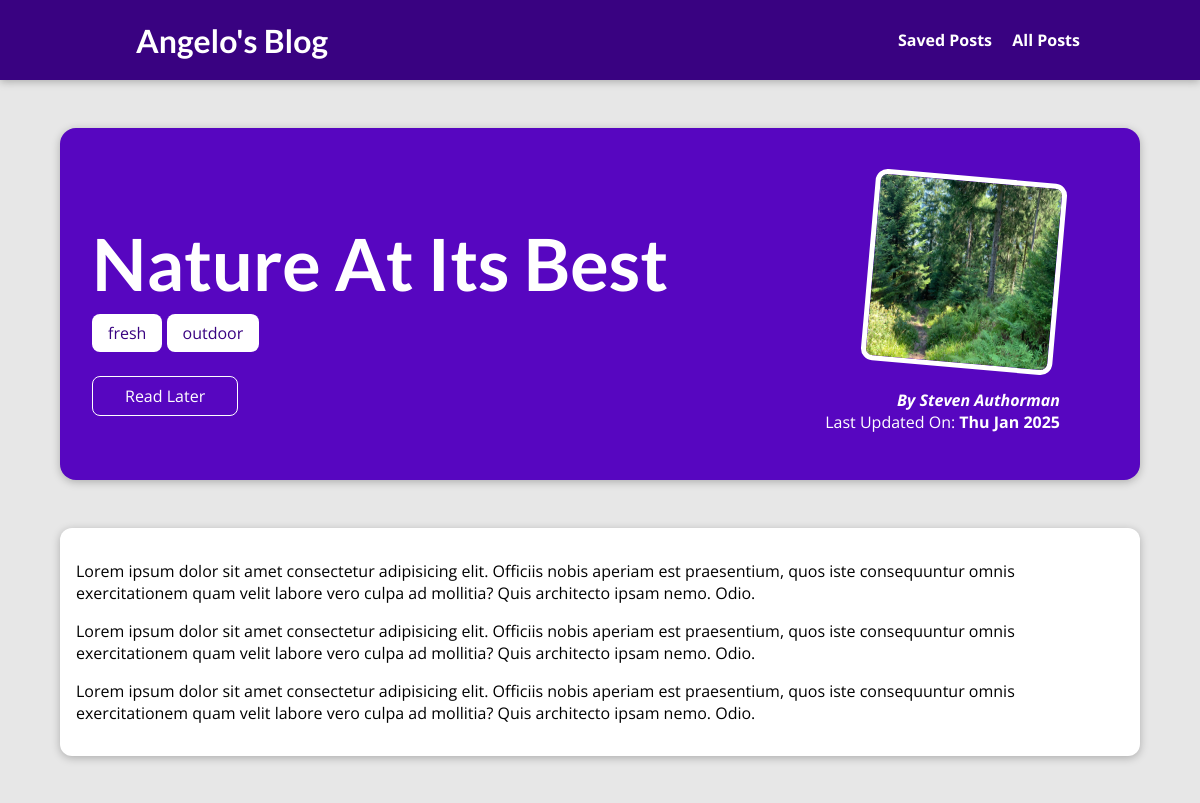
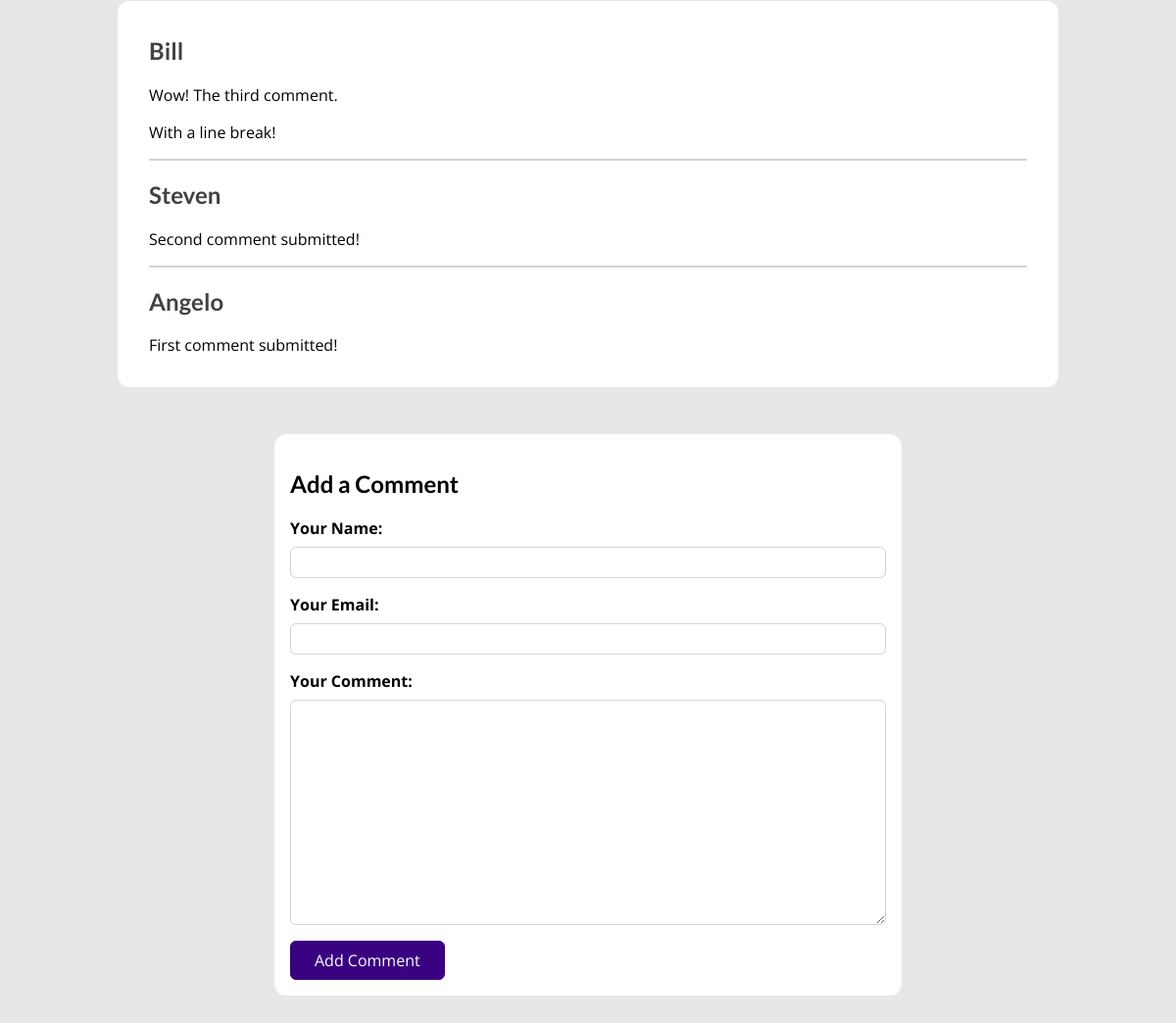
The app's page /posts/into-the-woods with its own data (2 pictures, top to bottom).
### blog/models.py (models this page shows, shortened)
class Post(models.Model):
    title = models.CharField(max_length=50)
    excerpt = models.CharField(max_length=250)
    content = models.TextField(validators=[MinLengthValidator(25)])
    date = models.DateField(auto_now=True, null=True)
    image = models.ImageField(upload_to="posts")
    slug = models.SlugField(unique=True)
    author = models.ForeignKey(Author, on_delete=models.SET_NULL, null=True, related_name="posts")
    tags = models.ManyToManyField(Tag)

class Tag(models.Model):
    caption = models.CharField(max_length=20)

class Author(models.Model):
    first_name = models.CharField(max_length=25)
    last_name = models.CharField(max_length=25)
    email_address = models.EmailField()
    def __str__(self):
        return f'{self.first_name} {self.last_name}'

class Comment(models.Model):
    user_name = models.CharField(max_length=100)
    user_email = models.EmailField()
    text = models.TextField(max_length=400)
    post = models.ForeignKey(Post, on_delete=models.CASCADE, related_name="comments")

### blog/views.py (the view, shortened to what this page needs)
class PostDetailView(View):
    def is_stored_post(self, request, post_id):
        stored_posts = request.session.get("stored_posts")
        if stored_posts is not None:
            saved_for_later = post_id in stored_posts
        else:
            saved_for_later = False
        return saved_for_later
    def get(self, request, slug):
        post = get_object_or_404(Post, slug=slug)
        context = {
            "post": post,
            "post_tags": post.tags.all(),
            "comment_form": CommentForm(),
            "comments": post.comments.all().order_by("-id"),
            "saved_for_later": self.is_stored_post(request, post.id)
            }
        return render(request, "blog/post-detail.html", context)

### blog/forms.py
class CommentForm(forms.ModelForm):
    class Meta:
        model = Comment
        exclude = ["post"]
        labels = {
            "user_name": "Your Name",
            "user_email": "Your Email",
            "text": "Your Comment"
        }

### blog/templates/blog/post-detail.html (shortened to what this page needs)
{% extends "base.html" %}
{% load static %}
{% block css_files%}
    <link rel="stylesheet" href="{% static "blog/post-detail.css" %}"/>
{% endblock %}
{% block body %}
    <section id="summary">
        <h2>{{ post.title }}</h2>
        <div>
            {% for tag in post_tags %}
            <span class="tag">{{ tag.caption }}</span>
            {% endfor %}
        </div>
        <div id="read-later">
            <form action="{% url "read-later" %}" method="POST">
                <button>
                    {% if saved_for_later %}
                        Unfavorite Post
                    {% else %}
                        Read Later
                    {% endif %}</button>
            </form>
        </div>
        <article>
            <img src="{{ post.image.url }}" alt={{ post.title }} />
            <address>By <a href="mailto: {{ post.author.email_address }}">{{ post.author|title }}</a></address>
            <div>
                Last Updated On: <time>{{ post.date|date:"D M Y"}}</time>
            </div>
        </article>
    </section>
    <main>
        <p>
            {{ post.content|linebreaks }}
        </p>
    </main>
    <section id="comments">
        <ul>
            {% for comment in comments %}
            <li>
                <h2>{{ comment.user_name }}</h2>
                <p>{{ comment.text|linebreaks }}</p>
            </li>{% endfor %}
        </ul>
    </section>
    <section id="comment-form">
        <h2>Add a Comment</h2>
        <form action="{% url "post-detail-page" post.slug %}" method="POST">
            {% for form_field in comment_form %}
                <div class="form-control {% if form_field.errors %}invalid{% endif %}">
                    {{ form_field.label_tag}}
                    {{ form_field }}
                </div>
            {% endfor %}
            <button>Add Comment</button>
        </form>
    </section>
{% endblock %}

### templates/base.html (shortened to what this page needs)
{% load static %}
<!DOCTYPE html>
<html lang="en">
    <head>
        <link rel="stylesheet" href="{% static "app.css" %}">
        {% block css_files %}{% endblock %}
    </head>
    <body>
        <header id="main-navigation">
            <h1>
                <a href="{% url "home-page" %}">Angelo's Blog</a>
            </h1>
            <nav>
                <a href="{% url "read-later" %}">Saved Posts</a>
                <a href="{% url "posts-page" %}">All Posts</a>
            </nav>
        </header>
        {% block body %}{% endblock %}
    </body>
</html>

### static/app.css (style rules this page uses)
* { box-sizing: border-box; }
html { font-family: 'Open Sans', 'Lato', sans-serif; }
body { margin: 0; }
h1, h2, h3 { font-family: 'Lato', sans-serif; font-weight: bold; }
#main-navigation { width: 100%; height: 5rem; display: flex; justify-content: space-between; align-items: center; padding: 0 10%; position: absolute; top: 0; left: 0; }
#main-navigation a { text-decoration: none; color: white; font-weight: bold; margin-left: 1rem; }

### blog/static/blog/post-detail.css (style rules this page uses)
body { background-color: #e7e7e7; }
#main-navigation { background-color: #390281; box-shadow: 0 2px 8px rgba(0, 0, 0, 0.25); }
#summary { margin: 8rem auto 3rem auto; padding: 2rem; width: 90%; max-width: 90rem; border-radius: 16px; background-color: #5706c0; position: relative; box-shadow: 0 2px 8px rgba(0, 0, 0, 0.25); height: 22rem; }
#summary h2 { color: white; font-size: 4.5rem; margin-bottom: 1rem; }
#summary article { position: absolute; top: 2rem; right: 3rem; padding: 1rem 2rem; border-radius: 12px; text-align: right; color: white; }
#summary article img { width: 12rem; height: 12rem; border-radius: 12px; transform: rotateZ(5deg); border: 5px solid white; margin-bottom: 1rem; }
#summary address { font-weight: bold; }
#summary a { color: white; text-decoration: None; }
#summary time { font-weight: bold; }
#read-later { margin: 2rem 0; }
#read-later button { background-color: transparent; border: 1px solid white; padding: 0.5rem 2rem; font: inherit; color: white; cursor: pointer; border-radius: 8px; }
main { width: 90%; max-width: 90rem; margin: 3rem auto; background-color: white; padding: 1rem; border-radius: 12px; box-shadow: 0 2px 8px rgba(0, 0, 0, 0.25); }
.tag { background-color: white; color: #390281; padding: 0.5rem 1rem; border-radius: 8px; }
#comment-form { margin: 3rem auto; max-width: 40rem; width: 90%; border-radius: 12px; background-color: white; box-shadow: 0, 2px, 8px rgba(0, 0, 0, 0.25); padding: 1rem; }
#comment-form button { font: inherit; background-color: #390281; color: white; border: 1px solid #390281; padding: 0.5rem 1.5rem; border-radius: 6px; cursor: pointer; }
.form-control { margin-bottom: 1rem; }
.form-control label { font-weight: bold; margin-bottom: 0.5rem; display: block; }
.form-control input, .form-control textarea { display: block; width: 100%; font: inherit; padding: 0.25rem; border-radius: 6px; border: 1px solid lightgray; }
#comments { margin: 3rem auto; max-width: 60rem; width: 90%; border-radius: 12px; background-color: white; box-shadow: 0, 2px, 8px rgba(0, 0, 0, 0.25); padding: 1rem 2rem; }
#comments ul { list-style: none; margin: 0; padding: 0; }
#comments li { margin-bottom: 1rem; border-bottom: 2px solid lightgray; }
#comments li:last-of-type { border-bottom: none; }
#comments h2 { color: rgb(65, 65, 65); }

### records on screen
Post: title "Nature At Its Best", image (picture), author "Steven Authorman", date "Thu Jan 2025", content "Lorem ipsum dolor sit amet consectetur adipisicing elit. Officiis nobis aperiam est praesentium, quos iste consequuntur omnis exercitationem quam velit labore vero culpa ad mollitia? Quis architecto ipsam nemo. Odio. Lorem ipsum dolor sit amet consectetur adipisicing elit. Officiis nobis aperiam est praesentium, quos iste consequuntur omnis exercitationem quam velit labore vero culpa ad mollitia? Quis architecto ipsam nemo. Odio. Lorem ipsum dolor sit amet consectetur adipisicing elit. Officiis nobis aperiam est praesentium, quos iste consequuntur omnis exercitationem quam velit labore vero culpa ad mollitia? Quis architecto ipsam nemo. Odio."
Tag: caption "fresh"
Tag: caption "outdoor"
Comment: user_name "Bill", text "Wow! The third comment. With a line break!"
Comment: user_name "Steven", text "Second comment submitted!"
Comment: user_name "Angelo", text "First comment submitted!"
